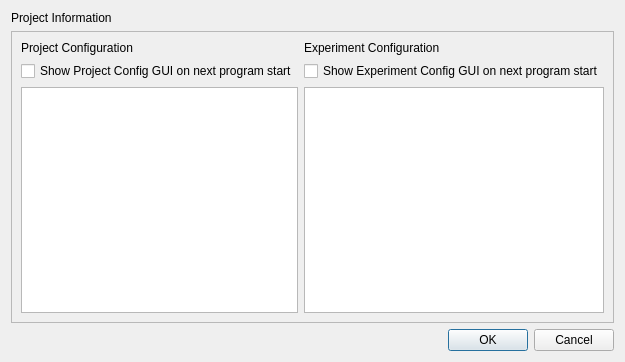
<?xml version="1.0" encoding="UTF-8"?>
<ui version="4.0">
 <class>ProjectInfo</class>
 <widget class="QDialog" name="ProjectInfo">
  <property name="geometry">
   <rect>
    <x>0</x>
    <y>0</y>
    <width>564</width>
    <height>362</height>
   </rect>
  </property>
  <property name="windowTitle">
   <string>Project Information</string>
  </property>
  <property name="styleSheet">
   <string notr="true">QDialog{
background-color: qlineargradient(spread:pad, x1:0.5, y1:0, x2:0.5, y2:1, stop:0 rgba(208, 229, 255, 255),  	stop:1 rgba(171, 208, 255, 255));
}</string>
  </property>
  <layout class="QVBoxLayout" name="verticalLayout">
   <item>
    <widget class="QLabel" name="label">
     <property name="styleSheet">
      <string notr="true">QLabel{
	font: 14pt &quot;MS Shell Dlg 2&quot;;
}</string>
     </property>
     <property name="text">
      <string>Project Information</string>
     </property>
    </widget>
   </item>
   <item>
    <widget class="QFrame" name="frame">
     <property name="frameShape">
      <enum>QFrame::StyledPanel</enum>
     </property>
     <property name="frameShadow">
      <enum>QFrame::Sunken</enum>
     </property>
     <property name="lineWidth">
      <number>1</number>
     </property>
     <property name="midLineWidth">
      <number>1</number>
     </property>
     <layout class="QGridLayout" name="gridLayout_2">
      <item row="2" column="0">
       <widget class="QTextEdit" name="ProjectConfigTextEdit">
        <property name="textInteractionFlags">
         <set>Qt::TextSelectableByMouse</set>
        </property>
       </widget>
      </item>
      <item row="0" column="0">
       <widget class="QLabel" name="label_2">
        <property name="text">
         <string>Project Configuration</string>
        </property>
       </widget>
      </item>
      <item row="1" column="0">
       <widget class="QCheckBox" name="showProjectGuiCheckbox">
        <property name="text">
         <string>Show Project Config GUI on next program start</string>
        </property>
       </widget>
      </item>
      <item row="0" column="1">
       <widget class="QLabel" name="label_3">
        <property name="text">
         <string>Experiment Configuration</string>
        </property>
       </widget>
      </item>
      <item row="1" column="1">
       <widget class="QCheckBox" name="showExptGuiCheckbox">
        <property name="text">
         <string>Show Experiment Config GUI on next program start</string>
        </property>
       </widget>
      </item>
      <item row="2" column="1">
       <widget class="QTextEdit" name="ExptConfigTextEdit">
        <property name="textInteractionFlags">
         <set>Qt::TextSelectableByMouse</set>
        </property>
       </widget>
      </item>
     </layout>
     <zorder>label_2</zorder>
     <zorder>showProjectGuiCheckbox</zorder>
     <zorder>ProjectConfigTextEdit</zorder>
     <zorder>label_3</zorder>
     <zorder>showExptGuiCheckbox</zorder>
     <zorder>ExptConfigTextEdit</zorder>
    </widget>
   </item>
   <item>
    <widget class="QDialogButtonBox" name="buttonBox">
     <property name="orientation">
      <enum>Qt::Horizontal</enum>
     </property>
     <property name="standardButtons">
      <set>QDialogButtonBox::Cancel|QDialogButtonBox::Ok</set>
     </property>
    </widget>
   </item>
  </layout>
 </widget>
 <resources/>
 <connections>
  <connection>
   <sender>buttonBox</sender>
   <signal>accepted()</signal>
   <receiver>ProjectInfo</receiver>
   <slot>accept()</slot>
   <hints>
    <hint type="sourcelabel">
     <x>248</x>
     <y>254</y>
    </hint>
    <hint type="destinationlabel">
     <x>157</x>
     <y>274</y>
    </hint>
   </hints>
  </connection>
  <connection>
   <sender>buttonBox</sender>
   <signal>rejected()</signal>
   <receiver>ProjectInfo</receiver>
   <slot>reject()</slot>
   <hints>
    <hint type="sourcelabel">
     <x>316</x>
     <y>260</y>
    </hint>
    <hint type="destinationlabel">
     <x>286</x>
     <y>274</y>
    </hint>
   </hints>
  </connection>
 </connections>
</ui>
